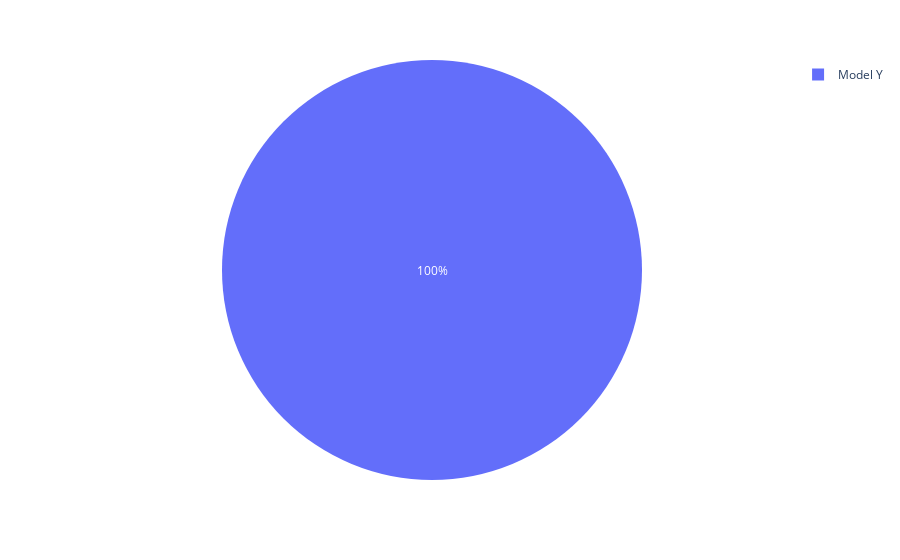

Notebook code cell kept with this figure:
### Code cell
px.pie(values = car_pie["vehicle_model"].value_counts(), names=car_pie["vehicle_model"].value_counts().index)

### Figure 1 — Plotly figure (JSON) as saved in the notebook; plotly's stock layout.template omitted (floating-point values rounded to 4 significant figures)
{"data": [{"domain": {"x": [0, 1], "y": [0, 1]}, "hovertemplate": "label=%{label}<br>value=%{value}<extra></extra>", "labels": ["Model Y"], "legendgroup": "", "name": "", "showlegend": true, "type": "pie", "values": [1]}], "layout": {"legend": {"tracegroupgap": 0}, "margin": {"t": 60}}}
